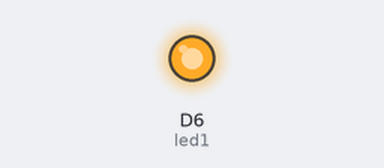
Bench run of a sketch on a simulated ESP8266 (NodeMCU). Shown: output pins drawn as LEDs (lit = HIGH).

Above: at 0.2 s.
At 27.5 s:
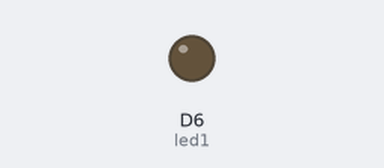
Timing chart, 0 to 39.7 s (numbered marks = the images above):
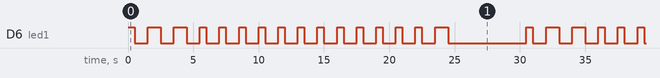

Measured:
- by itself, D6 (led1): moves between LOW and HIGH, repeating every 30.5 s
- by itself, everything shown: repeats every 30.5 s, in 32 steps

The sketch:

task2-1p.ino
```cpp
int led1 = D6; // Instead of writing D0 over and over again, we'll write led1
// You'll need to wire an LED to this one to see it blink.


void setup() {

    // We are going to tell our device that D0 and D7 (which we named led1 and led2 respectively) are going to be output
    // (That means that we will be sending voltage to them, rather than monitoring voltage that comes from them)

    // It's important you do this here, inside the setup() function rather than outside it or in the loop function.

    pinMode(led1, OUTPUT);

}

// Next we have the loop function, the other essential part of a microcontroller program.
// This routine gets repeated over and over, as quickly as possible and as many times as possible, after the setup function is called.
// Note: Code that blocks for too long (like more than 5 seconds), can make weird things happen (like dropping the network connection).  The built-in delay function shown below safely interleaves required background activity, so arbitrarily long delays can safely be done if you need them.

void loop() {
/**
 * My Last Name is GUNAWARDANA
 * Morse Code for G is --.
 * That is two long blinks and one short blink.
 * */


    //Morse code for "A"

    digitalWrite(led1, HIGH);
    delay(500);
    digitalWrite(led1, LOW);
    delay(1000);
    digitalWrite(led1, HIGH);
    delay(1000);
    digitalWrite(led1, LOW);
    delay(1000);

    //Morse code for "D"

    digitalWrite(led1, HIGH);
    delay(1000);
    digitalWrite(led1, LOW);
    delay(1000);
    digitalWrite(led1, HIGH);
    delay(500);
    digitalWrite(led1, LOW);
    delay(1000);
    digitalWrite(led1, HIGH);
    delay(500);
    digitalWrite(led1, LOW);
    delay(1000);

    //Morse Code for E

    digitalWrite(led1, HIGH);
    delay(500);
    digitalWrite(led1, LOW);
    delay(1000);

     //Morse Code for E

    digitalWrite(led1, HIGH);
    delay(500);
    digitalWrite(led1, LOW);
    delay(1000);

    //Morse Code for S

    digitalWrite(led1, HIGH);
    delay(500);
    digitalWrite(led1, LOW);
    delay(1000);
    digitalWrite(led1, HIGH);
    delay(500);
    digitalWrite(led1, LOW);
    delay(1000);
    digitalWrite(led1, HIGH);
    delay(500);
    digitalWrite(led1, LOW);
    delay(1000);

    //Morse Code for H'

     digitalWrite(led1, HIGH);
    delay(500);
    digitalWrite(led1, LOW);
    delay(1000);
    digitalWrite(led1, HIGH);
    delay(500);
    digitalWrite(led1, LOW);
    delay(1000);
    digitalWrite(led1, HIGH);
    delay(500);
    digitalWrite(led1, LOW);
    delay(1000);
    digitalWrite(led1, HIGH);
    delay(500);
    digitalWrite(led1, LOW);
    delay(1000);


    //Morse code for "A"

    digitalWrite(led1, HIGH);
    delay(500);
    digitalWrite(led1, LOW);
    delay(1000);
    digitalWrite(led1, HIGH);
    delay(1000);
    digitalWrite(led1, LOW);
    delay(1000);

    //Morse code for "R"


    //END
    digitalWrite(led1,LOW);
    delay(5000);


    // And repeat!
}
```
